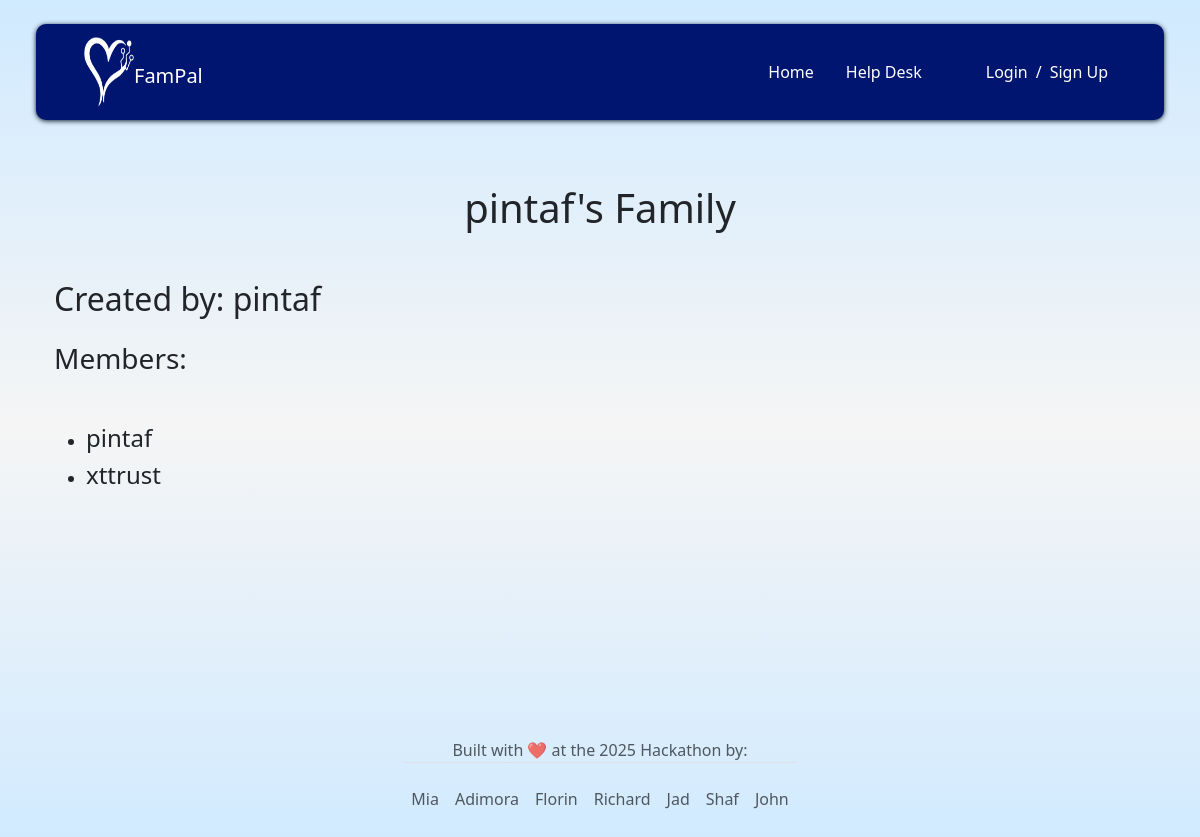
/families/group/10/, run on an earlier commit of the app's database.
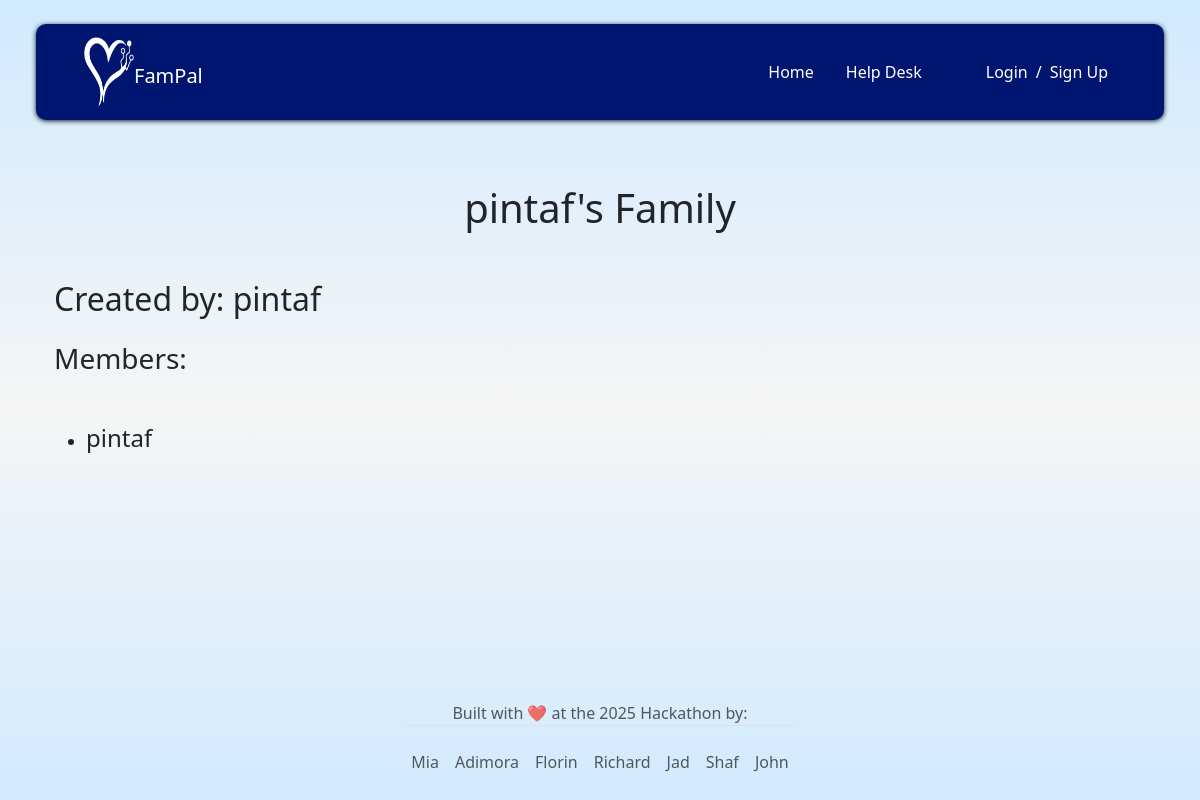
And on a later commit of the database.
### families/models.py (models this page shows, shortened)
class FamilyMembership(models.Model):
    user = models.ForeignKey(User, on_delete=models.CASCADE, related_name='family_memberships')
    family_group = models.ForeignKey(FamilyGroup, on_delete=models.CASCADE, related_name='memberships')
    joined_at = models.DateTimeField(default=timezone.now)
    class Meta:
        unique_together = ('user', 'family_group')

### families/views.py (the view)
# urls.py: path('group/<int:pk>/', views.family_detail, name='family_detail'),
def family_detail(request, pk):
    family = get_object_or_404(FamilyGroup, pk=pk)
    return render(request, 'families/family_detail.html', {'family': family})

### templates/families/family_detail.html
{% extends "base.html" %}
{% block content %}
  <div class="container-fluid">
    <h1 class="d-flex justify-content-center my-5">{{ family.name }}</h1>
    <h2 class="mb-4">Created by: {{ family.created_by }}</h2>
    <h3 class="mb-5">Members:</h3>
    <ul>
    {% for member in family.memberships.all %}
      <li> <h4>{{ member.user.username }}</h4></li>
    {% empty %}
      <li>No members yet.</li>
    {% endfor %}
  </ul>
  </div>
{% endblock %}

What changed in the data, as far as the page shows it:
removed FamilyMembership: user.username "xttrust"
